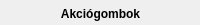
<?xml version="1.0" encoding="UTF-8"?>
<ui version="4.0">
 <class>ActionsDialog</class>
 <widget class="QWidget" name="ActionsDialog">
  <property name="geometry">
   <rect>
    <x>0</x>
    <y>0</y>
    <width>200</width>
    <height>25</height>
   </rect>
  </property>
  <property name="sizePolicy">
   <sizepolicy hsizetype="Maximum" vsizetype="Minimum">
    <horstretch>0</horstretch>
    <verstretch>0</verstretch>
   </sizepolicy>
  </property>
  <property name="minimumSize">
   <size>
    <width>200</width>
    <height>0</height>
   </size>
  </property>
  <property name="maximumSize">
   <size>
    <width>200</width>
    <height>16777215</height>
   </size>
  </property>
  <property name="windowTitle">
   <string>Akciók</string>
  </property>
  <widget class="QWidget" name="verticalLayoutWidget">
   <property name="geometry">
    <rect>
     <x>0</x>
     <y>30</y>
     <width>201</width>
     <height>16</height>
    </rect>
   </property>
   <layout class="QVBoxLayout" name="layout">
    <property name="sizeConstraint">
     <enum>QLayout::SetMinimumSize</enum>
    </property>
   </layout>
  </widget>
  <widget class="QLabel" name="label">
   <property name="geometry">
    <rect>
     <x>0</x>
     <y>4</y>
     <width>201</width>
     <height>20</height>
    </rect>
   </property>
   <property name="font">
    <font>
     <weight>75</weight>
     <bold>true</bold>
    </font>
   </property>
   <property name="text">
    <string>Akciógombok</string>
   </property>
   <property name="alignment">
    <set>Qt::AlignCenter</set>
   </property>
  </widget>
 </widget>
 <resources>
  <include location="re.qrc"/>
 </resources>
 <connections/>
</ui>
